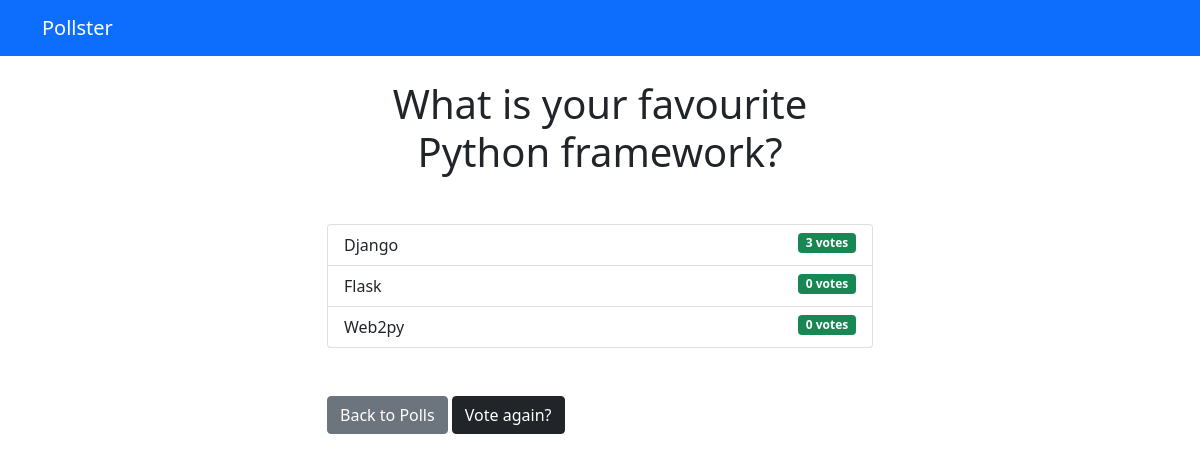
The app's page /polls/1/results/, older data.
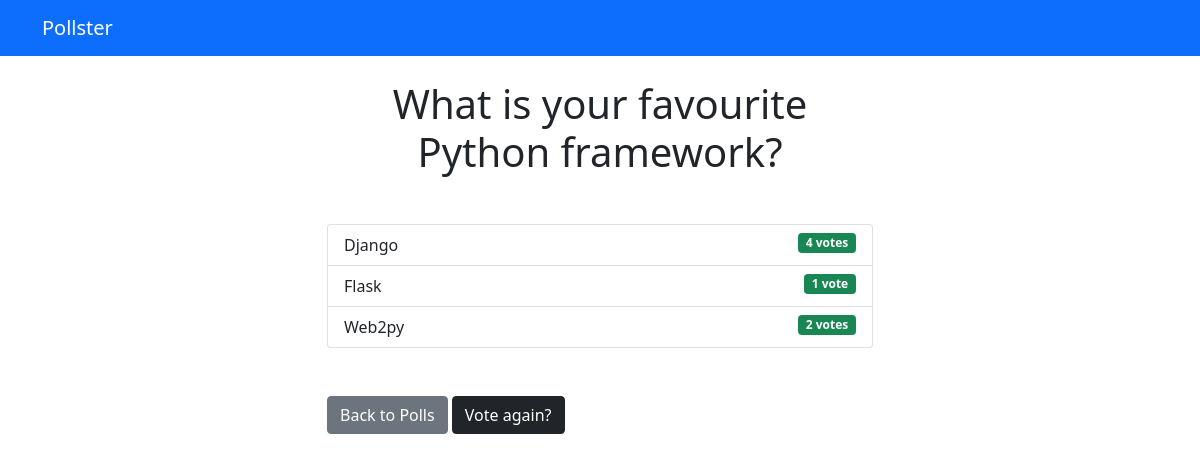
The same page, newer data.
### polls/models.py (models this page shows, shortened)
class Choice(models.Model):
    question = models.ForeignKey(Question, on_delete=models.CASCADE)
    choice_text = models.CharField(max_length=200)
    votes = models.IntegerField(default=0)

### polls/views.py (the view)
# urls.py: path('<int:question_id>/results/', views.results, name='results'),
def results(request, question_id):
    question = get_object_or_404(Question, pk=question_id)
    return render(request, 'polls/results.html', {'question': question})

### templates/polls/results.html
{% extends 'base.html' %} {% block content %}
<h1 class="mb-5 text-center">{{ question.question_text }}</h1>
<ul class="list-group mb-5">
  {% for choice in question.choice_set.all %}
  <li class="list-group-item">
    {{ choice.choice_text }}
    <span class="badge bg-success float-end">
      {{ choice.votes }} vote{{ choice.votes | pluralize }}
    </span>
  </li>
  {% endfor %}
</ul>
<a href="{% url 'polls:index' %}" class="btn btn-secondary">Back to Polls</a>
<a href="{% url 'polls:detail' question.id %}" class="btn btn-dark"
  >Vote again?</a
>
{% endblock %}

Row changes from the older to the newer data that the page shows:
changed Choice "Django": votes "3" → "4"
changed Choice "Flask": votes "0" → "1"; votes|pluralize "s" → (not shown)
changed Choice "Web2py": votes "0" → "2"
